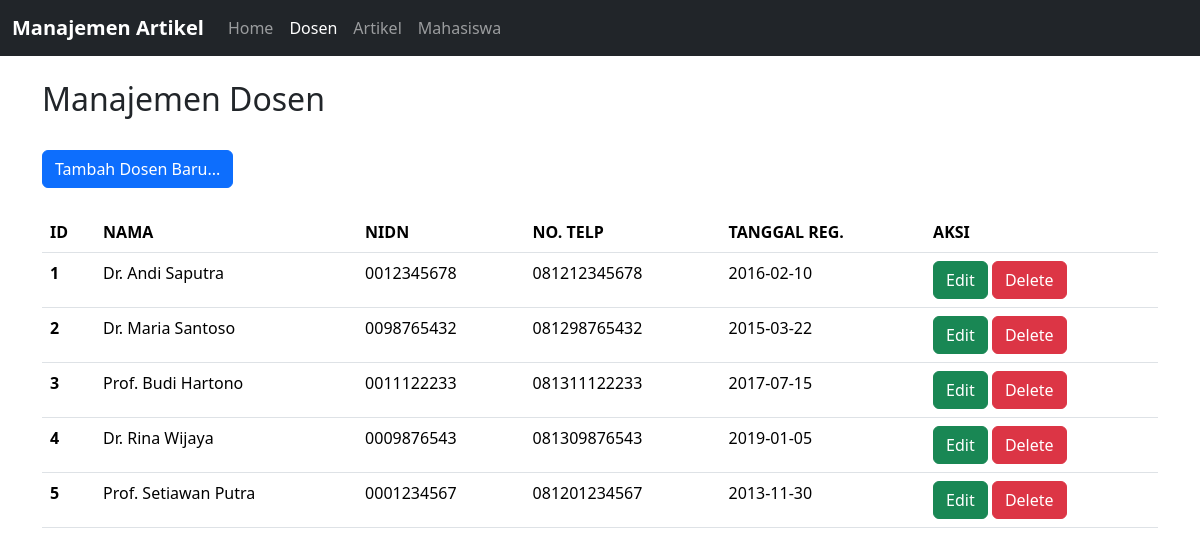
The app's page /Project/index.php?page=lecturers with its own data.
### tables this page shows
CREATE TABLE lecturers (
    id INT AUTO_INCREMENT PRIMARY KEY,
    name VARCHAR(128) NOT NULL,
    nidn VARCHAR(16) NOT NULL UNIQUE,
    phone VARCHAR(32) NOT NULL,
    join_date DATE NOT NULL
);

### Project/controllers/LecturerController.php (called while the page is built, shortened)
<?php
include_once("models/Lecturer.php");
class LecturerController {
    private $model;
    private $view;
    public function __construct() {
        $this->model = new Lecturer();
        $this->view = "views/LecturerView.php";
    }
    public function render() {
        $lecturer_data = $this->model->getAllLecturers();
        include_once($this->view);
    }
}
?>

### Project/models/Database.php (called while the page is built)
<?php
class Database {
    private $host = "localhost";
    private $username = "root";
    private $password = "";
    private $dbname = "tp8_mvc25";
    public $db;
    public function __construct() {
        try {
            $this->db = new PDO("mysql:host=$this->host;dbname=$this->dbname", $this->username, $this->password);
            $this->db->setAttribute(PDO::ATTR_ERRMODE, PDO::ERRMODE_EXCEPTION);
        } catch (PDOException $e) {
            die("Connection failed: " . $e->getMessage());
        }
    }
    public function executeQuery($query, $params = []) {
        try {
            $stmt = $this->db->prepare($query);
            $stmt->execute($params);
            return $stmt;
        } catch (PDOException $e) {
            die("Error executing SQL query due to: " . $e->getMessage());
        }
    }
}
?>

### Project/models/Lecturer.php (called while the page is built, shortened)
<?php
include_once("models/Database.php");
class Lecturer extends Database {
    private $table_name = "lecturers";
    public function getAllLecturers() {
        $stmt = $this->executeQuery("SELECT * FROM $this->table_name");
        if (isset($stmt)) {
            return $stmt->fetchAll(PDO::FETCH_ASSOC);
        }
    }
}
?>

### Project/views/LecturerView.get.php (the view)
<div class="row mb-4 ">
	<div class="col-md-12">
		<h2 class="heading-section">Manajemen Dosen</h2>
	</div>
</div>
<div class="mb-4">
    <button type="button" onclick="location.href='?page=lecturers&action=add'" class="btn mb-2 mb-md-0 btn-primary">Tambah Dosen Baru...</button>
</div>
<table class="table">
    <thead>
        <tr>
        <th>ID</th>
        <th>NAMA</th>
        <th>NIDN</th>
        <th>NO. TELP</th>
        <th>TANGGAL REG.</th>
        <th>AKSI</th>
        </tr>
    </thead>
    <tbody>
        <?php
            foreach ($lecturer_data as $row):
                $del_script = "if (confirm(\"Yakin ingin menghapus data?\")) { location.href = \"?page=lecturers&action=delete&id=$row[id]\" }";
                echo "
            <tr>
                <th>$row[id]</th>
                <td>$row[name]</td>
                <td>$row[nidn]</td>
                <td>$row[phone]</td>
                <td>$row[join_date]</td>
                <td>
                        <a class='btn btn-success' href='?page=lecturers&action=edit&id=$row[id]'>Edit</a>
                        <button class='btn btn-danger' type='button' onclick='$del_script'>Delete</button>
                        </td>
            </tr>
            ";
            endforeach;
        ?>
    </tbody>
</table>

### records on screen
lecturers: id "1", name "Dr. Andi Saputra", nidn "0012345678", phone "081212345678", join_date "2016-02-10"
lecturers: id "2", name "Dr. Maria Santoso", nidn "0098765432", phone "081298765432", join_date "2015-03-22"
lecturers: id "3", name "Prof. Budi Hartono", nidn "0011122233", phone "081311122233", join_date "2017-07-15"
lecturers: id "4", name "Dr. Rina Wijaya", nidn "0009876543", phone "081309876543", join_date "2019-01-05"
lecturers: id "5", name "Prof. Setiawan Putra", nidn "0001234567", phone "081201234567", join_date "2013-11-30"
